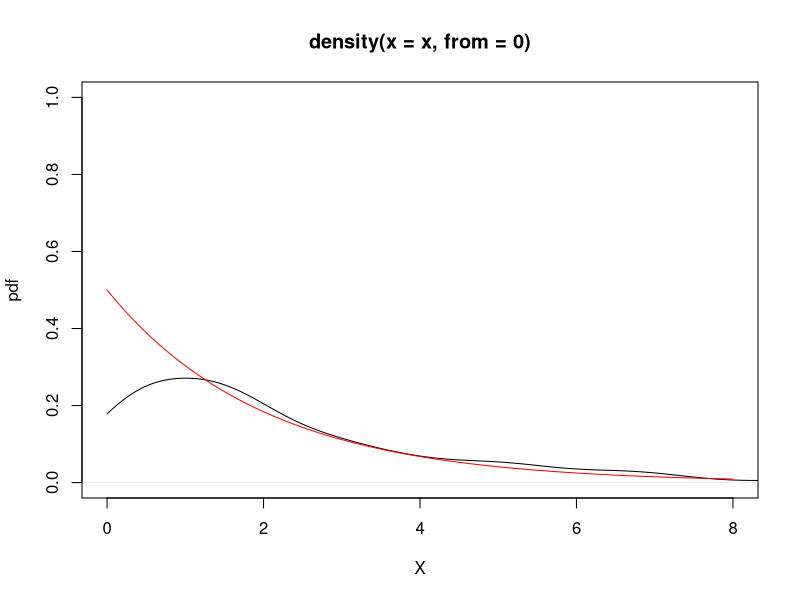
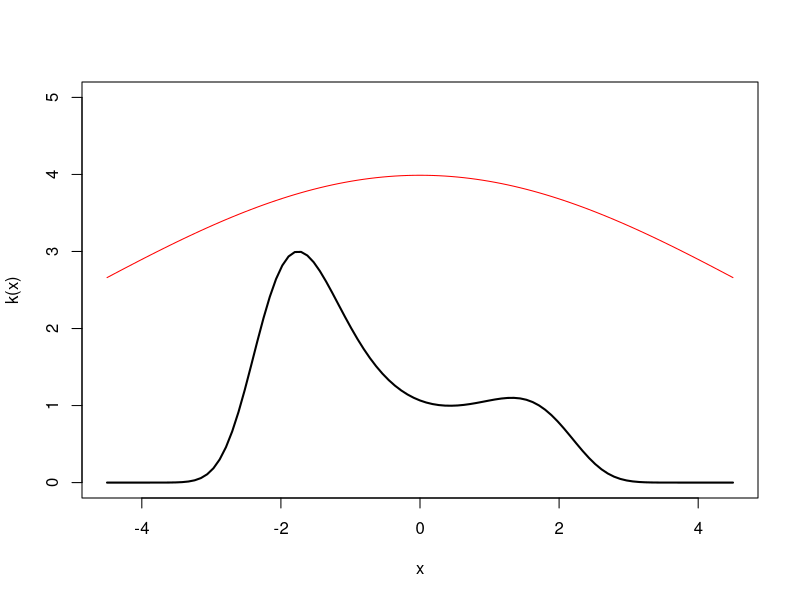
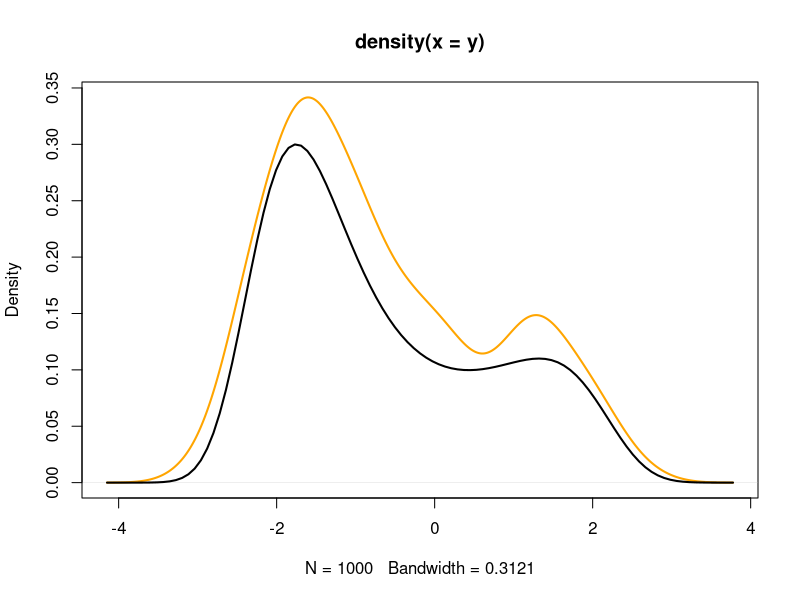
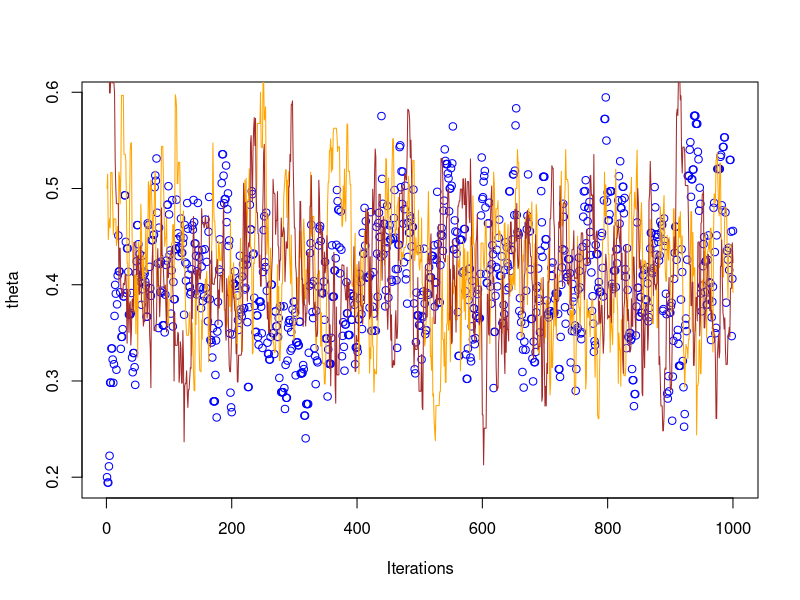

The R source for these figures, in order:
## ---- chunk 1
knitr::opts_chunk$set(message = FALSE, cache=FALSE)
## ---- chunk 2
## Une analogie automobile
## cours précédent = sortir la Ferrari sur le parking
## cours actuel = regarder le moteur de la 2 CV
## plus tard on utilisera la Ferrari à plus grande vitesse
## ---- chunk 3
sample_p = function(n,R,L){
  x=runif(n,-L,L)
  y=runif(n,-L,L)
  d2 = x^2+y^2
  return(sum(d2<R^2)/n)
}
4*sample_p(100,1,1)
4*sample_p(100,1,1)
4*sample_p(1000,1,1)
4*sample_p(1000,1,1)
## ---- chunk 4
u=runif(100,0,1)
lambda = 0.5
x = (-1/lambda)*log(1-u)
plot(density(x,from=0),xlim=c(0,8),ylim=c(0,1),xlab="X",ylab="pdf")
curve(dexp(x,rate=0.5),col="red",add=TRUE)
## ---- chunk 5
k <- function(x, a=.4, b=.08){exp( a * (x - a)^2 - b * x^4)}
curve(k(x), from = -4.5, to = 4.5, lwd=2, col="black",ylim=c(0,5))
curve(50*dnorm(x,0,5),from=-4.5,to=4.5,col="red",add=TRUE)
## ---- chunk 6
counter = 0
n=1000
y = rep(0,n)
while (counter<n){
    x=rnorm(1,0,5)
    u=runif(1)
    if(u<(k(x)/(50*dnorm(x,0,5)))){
      y[counter] = x
      counter=counter+1
      }
}

## ---- chunk 7

plot(density(y),lwd=2,col="orange")
curve(k(x)/10, lwd=2, col="black",add=TRUE)

## ---- chunk 8
mean(y)
sd(y)
## ---- chunk 9
survived = 19
released = 47

# log-likelihood function
loglikelihood <- function(x, p){
  dbinom(x = x, size = released, prob = p, log = TRUE)
}
# prior density
logprior <- function(p){
  dunif(x = p, min = 0, max = 1, log = TRUE)
}
# posterior density function (log scale)
logposterior <- function(x, p){
  loglikelihood(x, p) + logprior(p) # - log(Pr(data))
}

## ---- chunk 10

# propose candidate value
move <- function(x, away = .2){ 
  logitx <- log(x / (1 - x))
  logit_candidate <- logitx + rnorm(1, 0, away)
  candidate <- plogis(logit_candidate) # or exp(y)/(1+exp(y))
  return(candidate)
}
# but wait is this a symmetric proposal kernel? not sure. 

# propose candidate value
move <- function(x, epsilon = .05){ 
  v <- rnorm(1,0,epsilon)
  candidate <- x + v
  return(candidate)
}
# can go over the edges but is clearly symmetric

## ---- chunk 11

metropolis <- function(steps = 100, theta0 = 0.5){
  
  theta <- rep(NA, steps) # pre-alloc memory
  theta[1] <- theta0   # start
  
  for (k in 2:steps){
    # propose candidate value for prob of success
    theta_star <- move(theta[k-1])
    # calculate ratio R
    pstar <- logposterior(survived, p = theta_star)  
    pprev <- logposterior(survived, p = theta[k-1])
    logR <- pstar - pprev
    R <- exp(logR)
    # decide to accept candidate value or to keep current value
    accept <- rbinom(1, 1, prob = min(R, 1))
    theta[k] <- ifelse(accept == 1, theta_star, theta[k-1])
  }
  theta
}

## ---- chunk 12
steps <- 1000
chain1 <- metropolis(steps = steps, theta0 = 0.2)
chain2 <- metropolis(steps = steps, theta0 = 0.5)
chain3 <- metropolis(steps = steps, theta0 = 0.7)
mean(c(chain1,chain2,chain3))
## ---- chunk 13
plot(chain1,col="blue",ylab="theta",xlab="Iterations")
lines(chain2,col="orange")
lines(chain3,col="brown")
